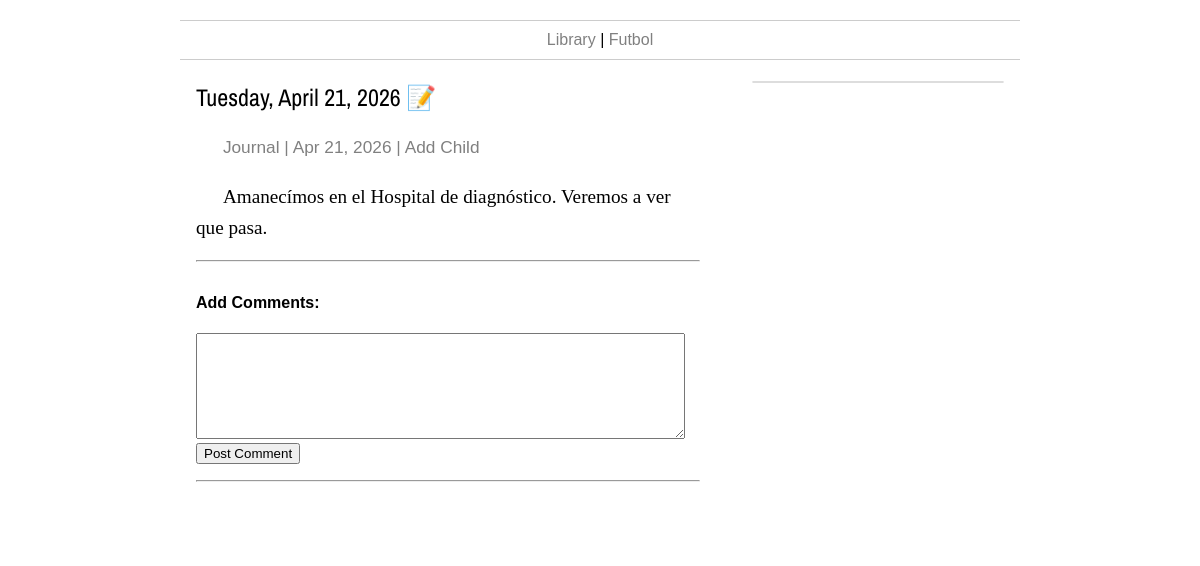
The app's page /item/1864 with its own data.
### thetimes/models.py (models this page shows, shortened)
class Item(models.Model):
    titulo = models.CharField(max_length=255)
    tipo = models.ForeignKey(Category, on_delete=models.CASCADE)
    contenido = models.TextField()
    fecha_creacion = models.DateTimeField()
    fecha_edicion = models.DateTimeField()
    consumido = models.BooleanField(default=False)
    @property
    def conteo_imgs(self):
        return AttrImage.objects.filter(item=self).count()
    @property
    def mdOutput(self):
        n_corte = self.contenido.find('==headtext==')
        if n_corte == -1:
            this_texto = self.contenido
        else:
            this_texto = self.contenido.replace('==headtext==','')
        return(markdown.markdown(this_texto,extensions=['extra']))
    @property
    def credit_links(self):
        if self.tipo.category.lower() in  ['book','movie','album']:
            ncreds = AttrItem.objects.filter(child=self, rel_name__in=['author','illustratror','pseudonym','director','Artist','artist']).count()
            if ncreds > 0:
                creds = AttrItem.objects.filter(child=self, rel_name__in=['author','illustratror','pseudonym','director','Artist','artist'])
                enlaces = ""
                for c in creds:
                    if c.rel_name not in  ['author','director','artist','Artist']:
                        this_c = "(" + c.credito +")"
                    else:
                        this_c = ""
                    enlaces = enlaces + "<a href='/item/"+str(c.item.id)+"' style='text-decoration:none; color:#6F8FAF;'>"+c.item.titulo+this_c+"</a>,&nbsp;"
                clinks = enlaces[:-7]
            else:
                clinks = None
        else:
            clinks = None
        return clinks
    @property
    def periodo(self):
        this_v = ''
        pubyear = 0
        inicios = Atributos.objects.filter(item=self, nombre__in=['pubyear','pubdate','premiere']).count()
        finales = Atributos.objects.filter(item=self, nombre__in=['finale']).count()
        inicio = 0
        fin = 0
        if inicios > 0:
            objeto = Atributos.objects.filter(item=self, nombre__in=['pubyear','pubdate','premiere']).latest('id')
            if objeto.tipo == 'int':
                inicio = int(objeto.entero)
            if objeto.tipo == 'fec':
                inicio = objeto.fecha.year
        if finales > 0:
            objeto = Atributos.objects.filter(item=self, nombre__in=['finale']).latest('id')
            if objeto.tipo == 'int':
                fin  = int(objeto.entero)
            if objeto.tipo == 'fec':
                fin = objeto.fecha.year
        if inicio > 0 and fin >0:
            this_v = f"({inicio}-{fin})"
        if (inicio>0 and fin==0) or (inicio>0 and fin>0 and inicio==fin):
            this_v = f"({inicio})"
        if inicio==0 and fin>0:
            this_v = f"({fin})"
        return this_v
    @property
    def mainPic(self):
        npics = AttrImage.objects.filter(item=self,tipo='cover').count()
        if npics == 0:
            return None
        else:
            pks = AttrImage.objects.filter(item=self,tipo='cover').values_list('pk', flat=True)
            random_pk = choice(pks)
            ppic = AttrImage.objects.get(pk=random_pk)
            return ppic.thumbnail_path
    @property
    def aplica_consumo(self):
        if self.tipo.category.lower() in ['book','movie','bunko','anime season','tv series','show season','miniseries','anime film','manga series','album','manga volume']:
            return True
        else:
            return None

class Category(models.Model):
    category = models.CharField(max_length=255)
    @property
    def nitems(self):
        n_w = Item.objects.filter(tipo = self).count()
        return n_w

### thetimes/views.py (the view, shortened to what this page needs)
# urls.py: path('item/<i>', views.item, name='item'),
def item(request,i):
	this_item = Item.objects.get(pk=int(i))
	es_parent = 0
	if this_item.tipo.category in ['TV Series','Book List','Collection','Book Series','Anime Series','Anime Film','Bunko Series','Manga Series']:
		es_parent = 1
	atributos = Atributos.objects.filter(item=this_item).order_by('orden')
	cats = sorted(Category.objects.exclude(id=14),key=lambda t: t.nitems, reverse=True)
	ncon = Consumo.objects.filter(item = this_item, fec_fin__isnull=True).count()
	if ncon > 0:
		con_in_prog = Consumo.objects.filter(item = this_item, fec_fin__isnull=True).latest('id')
	else:
		con_in_prog = None
	conteo_rel = AttrItem.objects.filter(item=this_item).count()
	conteo_pars = AttrItem.objects.filter(child=this_item).count()
	parents = AttrItem.objects.filter(child=this_item).order_by('item__titulo')
	tweets = Tweet.objects.filter(item=this_item)
	tipos = []
	cats_show_ratio = ['Book', 'Bunko', 'Manga Volume', 'Show Season', 'Anime Season','Anime Film']
	categories = AttrItem.objects.filter(item=this_item).values_list('child__tipo__category', flat=True).distinct()
	director = False
	main_cast = False
	enlaces_d = ""
	enlaces_c = ""
	return render(request,'item.html',{'this_item':this_item,'tweets':tweets,'cats':cats,'natt':len(atributos),'atributos':atributos,'es_parent':es_parent,'cons':con_in_prog,'conteo_r':conteo_rel,'conteo_p':conteo_pars,'parents':parents,'enlaces_d':enlaces_d,'enlaces_c':enlaces_c,'tipos':tipos,'cats_show_ratio':cats_show_ratio})

### thetimes/templates/item.html (shortened to what this page needs)
{% extends 'base_times.html' %}
{% load static %}
{% block izquierda %}
      <h2>{{this_item.titulo}} <a href="{% url 'editItem' this_item.id %}" style="text-decoration:none; color:grey;">&#x1F4DD;</a></h2>
      <p><span class="detalles">{{this_item.tipo.category|capfirst}}{% if this_item.fecha_creacion|date:"Y-m-d" > '1999-12-31' %} | {{this_item.fecha_creacion|date:"M j, Y"}}{% endif %} | <a href="{% url 'addChildItem' this_item.id %}"  style="text-decoration:none; color:grey;">Add Child</a></span></p>
	{{this_item.mdOutput|safe}}
      <hr style="margin-bottom: 2em; margin-top: 1em;">
      <h4>Add Comments:</h4>
      <div style="width: 95%;">
        <form style="width: 100%;"  method = 'POST' action="{% url 'addTweet' %}">
          <textarea maxlength="400" rows="4" name="tweet" style="width:95%; padding:1em; font-family: Calibri,Arial,sans-serif; font-size: 1.0em;"></textarea>
          <input type="submit" name="save" value="Post Comment">
        </form>
      </div>
       <hr style="margin-bottom: 1.3em; margin-top: 1em;">
{% endblock %}
{% block derecha %}
<ul class="list-group">
</ul>
{% endblock %}

### records on screen
Item: titulo "Tuesday, April 21, 2026", tipo.category "Journal", fecha_creacion "Apr 21, 2026", mdOutput "Amanecímos en el Hospital de diagnóstico. Veremos a ver que pasa."
